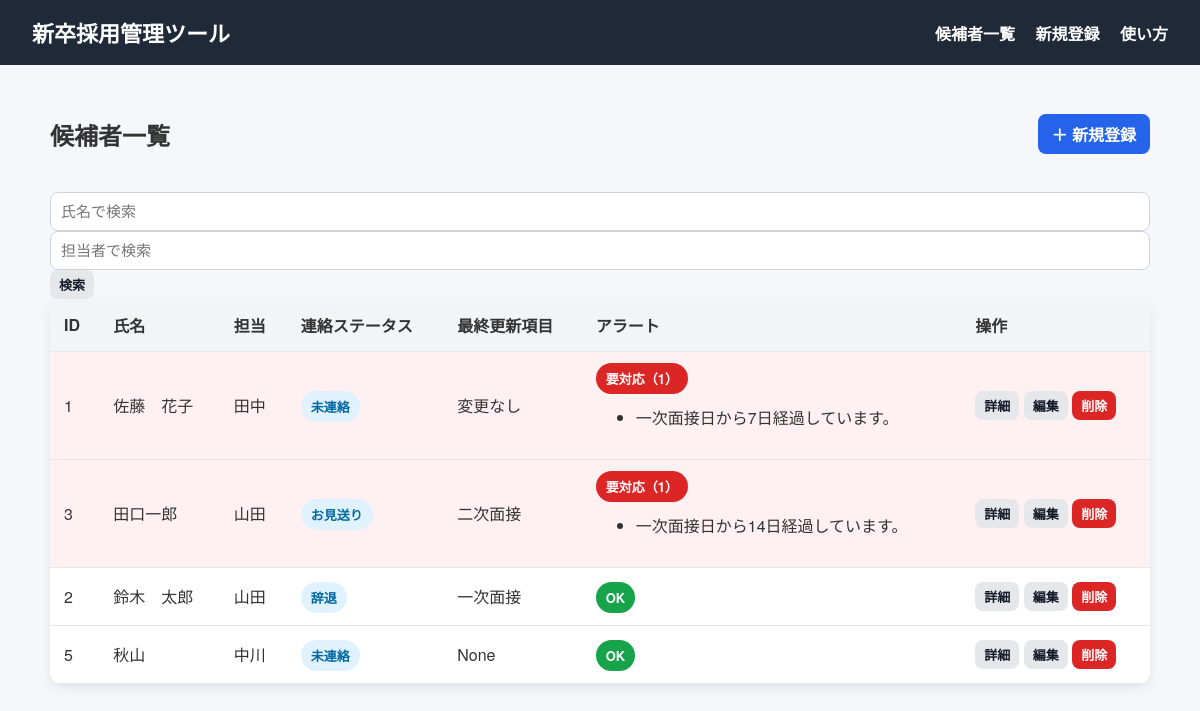
The page / on the database its author committed.
### tables this page shows
CREATE TABLE candidate_progress (
    id INTEGER PRIMARY KEY AUTOINCREMENT,
    candidate_id INTEGER NOT NULL,

    casual_event_staff TEXT,
    document_screening TEXT DEFAULT '未済',
    initial_remind TEXT DEFAULT '未済',


    first_interview_date TEXT,
    first_interviewer TEXT,
    first_meeting TEXT,
    first_tel TEXT DEFAULT '未済',
    first_remind TEXT DEFAULT '未済',
    first_period TEXT,


    second_interview_date TEXT,
    second_interviewer TEXT,
    second_tel TEXT DEFAULT '未済',
    second_remind TEXT DEFAULT '未済',
    transcript TEXT DEFAULT '未済',
    second_period TEXT,

    final_interview TEXT,
    pizza_party_plan TEXT,
    pizza_party_join TEXT,
    acceptance_estimate TEXT,
    offer_deadline TEXT,

    FOREIGN KEY (candidate_id) REFERENCES candidates(id) ON DELETE CASCADE
);

CREATE TABLE candidates (
    id INTEGER PRIMARY KEY AUTOINCREMENT,
    name TEXT NOT NULL,
    owner TEXT,
    contact_status TEXT NOT NULL DEFAULT '未連絡',
    created_at TEXT NOT NULL DEFAULT CURRENT_TIMESTAMP,
    updated_at TEXT NOT NULL DEFAULT CURRENT_TIMESTAMP
, last_updated_field TEXT);

### app.py (the view)
@app.route("/")
def index():
    search_name = request.args.get("name", "")
    search_owner = request.args.get("owner", "")
    conn = get_db_connection()
    sql = """
        SELECT
            c.id,
            c.name,
            c.owner,
            c.contact_status,
            c.created_at,
            c.updated_at,
            c.last_updated_field,
            p.first_interview_date,
            p.second_interview_date,
            p.final_interview,
            p.pizza_party_plan,
            p.offer_deadline
        FROM candidates c
        JOIN candidate_progress p
        ON c.id = p.candidate_id
        WHERE 1 = 1
    """
    params = []
    if search_name:
        sql += " AND c.name LIKE ?"
        params.append(f"%{search_name}%")
    if search_owner:
        sql += " AND c.owner LIKE ?"
        params.append(f"%{search_owner}%")
    sql += """
        ORDER BY
            (c.contact_status IN (
                '学生返答待ち',
                '面接官の返答待ち',
                '学生待ち',
                '担当者待ち',
                '面接官待ち'
            )) DESC,
            c.updated_at DESC
    """
    candidates = conn.execute(sql, params).fetchall()
    conn.close()
    candidate_list = []
    for candidate in candidates:
        candidate_dict = dict(candidate)
        alerts = get_candidate_alerts(candidate)
        candidate_dict["alerts"] = alerts
        candidate_dict["has_alert"] = len(alerts) > 0
        candidate_dict["alert_count"] = len(alerts)
        candidate_list.append(candidate_dict)
    candidate_list.sort(
        key=lambda x: (x["has_alert"], x["updated_at"]),
        reverse=True
    )
    return render_template(
        "index.html",
        candidates=candidate_list,
        search_name=search_name,
        search_owner=search_owner
    )

### alerts.py (called while the page is built)
def parse_date(date_text):
    if not date_text:
        return None
    try:
        return datetime.strptime(date_text, "%Y-%m-%d %H:%M:%S")
    except ValueError:
        pass
    try:
        return datetime.strptime(date_text, "%Y-%m-%d")
    except ValueError:
        return None

def is_over_7_days(date_text):
    target_date = parse_date(date_text)
    if target_date is None:
        return False
    now = datetime.now()
    return now - target_date >= timedelta(days=7)

def days_since(date_text):
    target_date = parse_date(date_text)
    if target_date is None:
        return None
    now = datetime.now()
    return (now - target_date).days

### db.py (called while the page is built)
def get_db_connection():
    conn = sqlite3.connect(DB_NAME)
    conn.row_factory = sqlite3.Row
    return conn

### templates/index.html
{% extends "base.html" %}
{% block page_css %}
<link rel="stylesheet" href="{{ url_for('static', filename='css/index.css') }}">
{% endblock %}
{% block content %}
<div class="page-title-area">
  <h2>候補者一覧</h2>
  <a class="btn primary" href="{{ url_for('new_candidate') }}">＋ 新規登録</a>
</div>
<form method="GET" action="{{ url_for('index') }}" class="search-form">
  <input type="text" name="name" placeholder="氏名で検索" value="{{ search_name }}">
  <input type="text" name="owner" placeholder="担当者で検索" value="{{ search_owner }}">
  <button type="submit" class="btn small">検索</button>
</form>
{% if candidates|length == 0 %}
<p>まだ候補者が登録されていません。</p>
{% else %}
<table class="candidate-table">
  <thead>
    <tr>
      <th>ID</th>
      <th>氏名</th>
      <th>担当</th>
      <th>連絡ステータス</th>
      <th>最終更新項目</th>
      <th>アラート</th>
      <th>操作</th>
    </tr>
  </thead>
  <tbody>
    {% for candidate in candidates %}
    <tr class="{% if candidate.has_alert %}alert-row{% endif %}">
      <td>{{ candidate.id }}</td>
      <td>{{ candidate.name }}</td>
      <td>{{ candidate.owner }}</td>
      <td>
        <span class="status-badge">
          {{ candidate.contact_status }}
        </span>
      </td>
      <td>{{ candidate.last_updated_field }}</td>
      <td>
        {% if candidate.has_alert %}
        <span class="alert-badge">要対応（{{ candidate.alert_count }}）</span>
        <ul class="alert-list">
          {% for alert in candidate.alerts %}
          <li>{{ alert }}</li>
          {% endfor %}
        </ul>
        {% else %}
        <span class="safe-badge">OK</span>
        {% endif %}
      </td>
      <td>
        <a class="btn small" href="{{ url_for('detail_candidate', id=candidate.id) }}">詳細</a>
        <a class="btn small" href="{{ url_for('edit_candidate', id=candidate.id) }}">編集</a>
        <form class="inline-form" action="{{ url_for('delete_candidate', id=candidate.id) }}" method="POST">
          <button class="btn small danger" type="submit" onclick="return confirmDelete();">
            削除
          </button>
        </form>
      </td>
    </tr>
    {% endfor %}
  </tbody>
</table>
{% endif %}
{% endblock %}

### static/css/base.css (style rules this page uses)
body { margin: 0; font-family: "Helvetica Neue", Arial, sans-serif; background-color: #f5f7fb; color: #333; }
.btn { display: inline-block; border: none; text-decoration: none; background-color: #e5e7eb; color: #111827; padding: 8px 14px; border-radius: 8px; cursor: pointer; font-weight: bold; }
.btn.primary { background-color: #2563eb; color: white; }
.btn.danger { background-color: #dc2626; color: white; }
.btn.small { padding: 5px 9px; font-size: 13px; }
.inline-form { display: inline; }
input, select { width: 100%; box-sizing: border-box; padding: 10px; border: 1px solid #d1d5db; border-radius: 8px; font-size: 15px; }

### static/css/index.css (style rules this page uses)
.page-title-area { display: flex; justify-content: space-between; align-items: center; margin-bottom: 20px; }
.candidate-table { width: 100%; border-collapse: collapse; background-color: white; border-radius: 12px; overflow: hidden; box-shadow: 0 4px 12px rgba(0, 0, 0, 0.08); }
.candidate-table th, .candidate-table td { padding: 14px; border-bottom: 1px solid #e5e7eb; text-align: left; }
.candidate-table th { background-color: #f3f4f6; }
.alert-row { background-color: #fff1f2; }
.status-badge { background-color: #e0f2fe; color: #0369a1; padding: 6px 10px; border-radius: 999px; font-size: 13px; font-weight: bold; }
.alert-badge { background-color: #dc2626; color: white; padding: 6px 10px; border-radius: 999px; font-size: 13px; font-weight: bold; }
.safe-badge { background-color: #16a34a; color: white; padding: 6px 10px; border-radius: 999px; font-size: 13px; font-weight: bold; }

### rows shown on the page
candidate_progress: id "1", name "佐藤 花子", owner "田中", contact_status "未連絡", last_updated_field "変更なし", alert_count "1", alerts "一次面接日から7日経過しています。"
candidate_progress: id "3", name "田口一郎", owner "山田", contact_status "お見送り", last_updated_field "二次面接", alert_count "1", alerts "一次面接日から14日経過しています。"
candidate_progress: id "2", name "鈴木 太郎", owner "山田", contact_status "辞退", last_updated_field "一次面接", shows "OK"
candidate_progress: id "5", name "秋山", owner "中川", contact_status "未連絡", last_updated_field "None", shows "OK"
